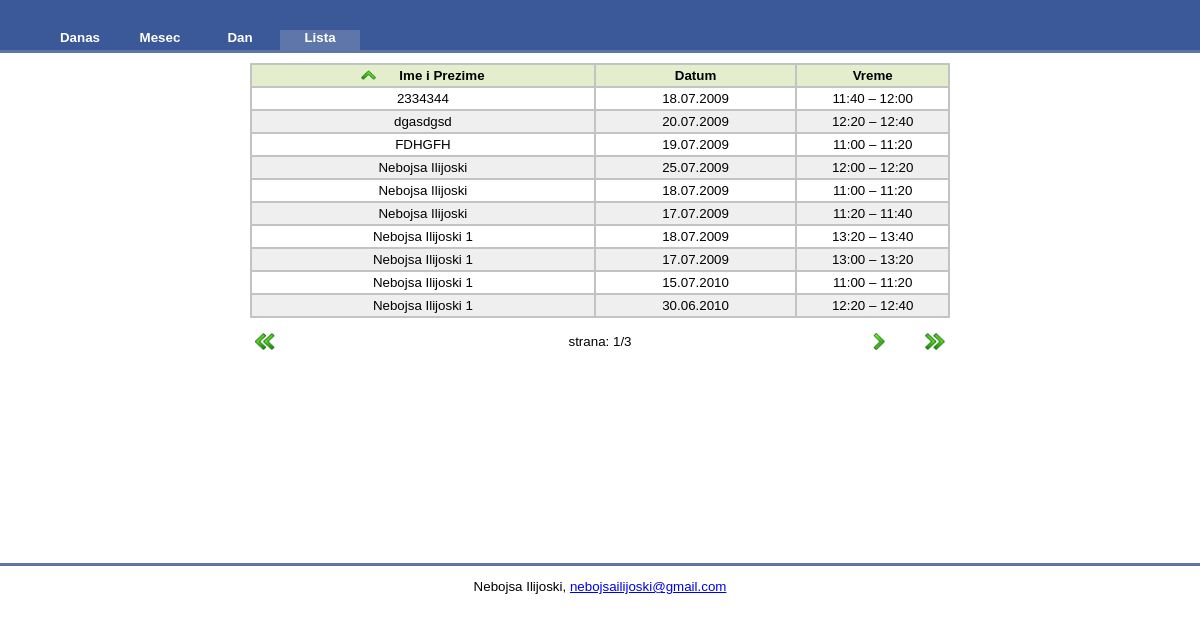
Screenshot of /lista/index.php with the database file from the repository.
### tables this page shows
CREATE TABLE `korisnici` (
  `id` int(11) NOT NULL AUTO_INCREMENT,
  `ime_i_prezime` varchar(255) NOT NULL DEFAULT '',
  `telefon` varchar(255) NOT NULL DEFAULT '',
  `tretman` int(11) NOT NULL DEFAULT '0',
  PRIMARY KEY (`id`)
);

CREATE TABLE `tretmani` (
  `id` int(11) NOT NULL AUTO_INCREMENT,
  `korisnik_id` int(11) NOT NULL DEFAULT '0',
  `datum` date DEFAULT NULL,
  `termin` int(11) DEFAULT NULL,
  `krevet` smallint(5) DEFAULT NULL,
  PRIMARY KEY (`id`),
  KEY `korisnik_id` (`korisnik_id`)
);

### include/global.php (called while the page is built, shortened)
<?php
$zapisi_po_strana = 10;
?>

### include/classes/korisnici.php (called while the page is built, shortened)
<?php
class korisnik
{
	function getLista($col, $ascdesc, $start)
	{
		global $zapisi_po_strana;
		$sql = "SELECT *
				FROM korisnici
				LEFT JOIN tretmani ON korisnici.id=tretmani.korisnik_id
				ORDER BY ".$col." ".$ascdesc."
				LIMIT ".$start.", ".$zapisi_po_strana.";";
		$query = mysql_query($sql);
		$i=0;
		while ($row = mysql_fetch_array($query))
			$lista[$i++]=$row;
		return $lista;
	}
	function countall()
	{
		$sql = "SELECT COUNT(ime_i_prezime)
				FROM korisnici
				LEFT JOIN tretmani ON korisnici.id=tretmani.korisnik_id;";
		$count = mysql_fetch_array(mysql_query($sql));
		return $count;
	}
}
?>

### lista/index.php (the view, shortened to what this page needs)
<?php $current="Lista" ?>
<?php include("../include/top.php"); ?>
<?php include("../include/classes/korisnici.php"); ?>
<?php
	function datum_print($datum){
		$datumarray = explode("-",$datum);
		return $datumarray[2].".".$datumarray[1].".".$datumarray[0];
	};
		$termini = array(
				"11:00 – 11:20",
				"11:20 – 11:40",
				"11:40 – 12:00",
				"12:00 – 12:20",
				"12:20 – 12:40",
				"13:00 – 13:20",
				"13:20 – 13:40",
				"13:40 – 14:00",
				"PAUZA",
				"16:00 – 16:20",
				"16:20 – 16:40",
				"17:00 – 17:20",
				"17:20 – 17:40",
				"17:40 – 18:00",
				);
			$korisnici = new korisnik;
			if(!isset($_GET["ascdesc"]) && !isset($_GET["col"]) && !isset($_GET["start"]))
			{
				$svikorisnici = $korisnici->getLista("ime_i_prezime", "ASC", 0);
				$start = 0;
			}
			else
			{
				$svikorisnici = $korisnici->getLista($_GET["col"], $_GET["ascdesc"], $_GET["start"]);
				$start = $_GET["start"];
			};
			$countall = $korisnici->countall();
			$last = ($countall[0]-($countall[0]%$zapisi_po_strana));
			$sledna = $start + $zapisi_po_strana;
?>
<table cellspacing="0" align="center" cellpadding="0" border="1" width="700" class="termini">
    <tr align="center">
        <th width="350">
        <?php
		if(!isset($_GET["ascdesc"])) $ascdesc = "ASC";
		if(!isset($_GET["col"]))
				{
					$imeup = "display:inline;";
					$col = "ime_i_prezime";
					};
		?>
        <div style=" <?php echo $imeup; ?> "><img src="../images/uparr.png" height="10" style="border:none;padding-right:20px;"/></div>
        <a href="<?php echo $_SERVER["PHP_SELF"] . "?col=ime_i_prezime&ascdesc=".$ascdesc."&start=".$start; ?>" style="color:#000000;text-decoration:none">Ime i Prezime</a>
        </th>
        <th width="200">
        <a href="<?php echo $_SERVER["PHP_SELF"] . "?col=datum&ascdesc=".$ascdesc."&start=".$start; ?>" style="color:#000000;text-decoration:none">Datum</a>
        </th>
        <th width="150">Vreme</th>
    </tr>
    <?php
	$i=0;
	foreach($svikorisnici as $k=>$v) {
		$class = '';
		if($i%2==1) $class = 'par';
		echo '<tr class="'.$class.'">';
		echo '<td >'.$v["ime_i_prezime"].'</td>';
		echo '<td>'.datum_print($v["datum"]).'</td>';
		echo '<td>'.$termini[$v["termin"]].'</td>';
		echo '</tr>';
		$i++;
	};
	?>
    </table>
    <br/>
    <?php
	if(isset($_GET["ascdesc"]) && $ascdesc=="ASC") $ascdesc="DESC";
	else $ascdesc="ASC";
	?>
<table cellspacing="0" align="center" cellpadding="0" border="0" width="700" >
    <tr>
        <td align="left" width="60">
        <a href="<?php echo $_SERVER["PHP_SELF"] . "?col=".$col."&ascdesc=".$ascdesc."&start=0"; ?>" style="color:#FFFFFF;"><img src="../images/doubleleftarr.png" height="17" style="border:none;padding-left:5px;"/> </a>
        </td>
        <td align="left" width="60">
        </td>
        <td align="center">strana: <?php echo ($start/$zapisi_po_strana+1)."/".($last/$zapisi_po_strana+1) ?></td>
        <td align="right"  width="60">
        <?php if($sledna<$countall[0]) { ?>
        <a href="<?php echo $_SERVER["PHP_SELF"] . "?col=".$col."&ascdesc=".$ascdesc."&start=".$sledna; ?>" style="color:#FFFFFF;"><img src="../images/rightarr.png" height="17" style="border:none;padding-right:5px;"/></a>
        <?php } ?>
        </td>
        <td align="right" width="60">
        <a href="<?php echo $_SERVER["PHP_SELF"] . "?col=".$col."&ascdesc=".$ascdesc."&start=".$last; ?>" style="color:#FFFFFF;"><img src="../images/doublerightarr.png" height="17" style="border:none;padding-right:5px;"/></a>
        </td>
    </tr>
</table>
<?php include("../include/bottom.php"); ?>

### include/top.php (shortened to what this page needs)
<?php
include("../include/global.php");
?>
<!DOCTYPE html PUBLIC "-//W3C//DTD XHTML 1.0 Transitional//EN" "http://www.w3.org/TR/xhtml1/DTD/xhtml1-transitional.dtd">
<html xmlns="http://www.w3.org/1999/xhtml">
<head>
<link type="text/css" rel="stylesheet" href="../css/main.css"/>
</head>
<body>
<div id="header">
<div id="menu">
<ul>
            <li>
            <a <?php if($current=="Danas") echo 'id="active"'?> href="../danas/index.php">Danas</a>
            </li>
            <li>
            <a <?php if($current=="Mesec")  echo 'id="active"'?>href="../mesec/index.php">Mesec</a>
            </li>
            <li>
            <a <?php if($current=="Dan") echo 'id="active"'?>href="../dan/index.php">Dan</a>
            </li>
            <li>
            <a <?php if($current=="Lista") echo 'id="active"'?>href="../lista/index.php">Lista</a>
            </li>
            </ul>
</div>
</div>
<div id="main">

### include/bottom.php (shortened to what this page needs)
</div>
<div class="footer">
<p>Nebojsa Ilijoski, <a href="mailto:nebojsailijoski@gmail.com">nebojsailijoski@gmail.com</a></p>
</div>
</body>
</html>

### css/main.css (style rules this page uses)
body { margin:0; font-family:'Lucida Sans', Arial, Verdana; font-size: 10pt; }
#header { min-width:780px; width:100%; height:50px; background-color:#3B5998; border-bottom:solid; border-bottom-color:#5F76AB; }
#header #menu { width:780px; }
#header #menu ul { padding:30px 0 0 40px; margin:0; list-style-type: none; }
#header #menu ul li { display: block; float: left; font-size: 10pt; text-align: center; }
#header #menu ul li a { height:20px; width:80px; display: block; font-size: 10pt; color:#fff; font-weight:bold; text-decoration:none; }
#header #menu ul li a:hover, #header #menu ul li a#active { background-color:#5F76AB; }
.termini { border:1px solid #C3C3C3; }
table.termini th { background-color:#E5EECC; border:1px solid #C3C3C3; padding:3px; }
table.termini td { border:1px solid #C3C3C3; padding:3px; }
table.termini tr { text-align:center; }
.par { background-color:#efefef; }
#main { padding: 10px 0px 0px 0px; min-height:450px; }
.footer { width:100%; border-top:solid; border-top-color:#5F76AB; margin-top:50px; }
.footer p { text-align:center; }

### rows the page displays
korisnici: ime_i_prezime "2334344", tretmani.datum "18.07.2009", tretmani.termin "11:40 – 12:00"
korisnici: ime_i_prezime "dgasdgsd", tretmani.datum "20.07.2009", tretmani.termin "12:20 – 12:40"
korisnici: ime_i_prezime "FDHGFH", tretmani.datum "19.07.2009", tretmani.termin "11:00 – 11:20"
korisnici: ime_i_prezime "Nebojsa Ilijoski", tretmani.datum "25.07.2009", tretmani.termin "12:00 – 12:20", tretmani.datum "18.07.2009", tretmani.termin "11:00 – 11:20", tretmani.datum "17.07.2009", tretmani.termin "11:20 – 11:40"
korisnici: ime_i_prezime "Nebojsa Ilijoski 1", tretmani.datum "18.07.2009", tretmani.termin "13:20 – 13:40", tretmani.datum "17.07.2009", tretmani.termin "13:00 – 13:20", tretmani.datum "15.07.2010", tretmani.termin "11:00 – 11:20", tretmani.datum "30.06.2010", tretmani.termin "12:20 – 12:40"

### other values shown
$start/$zapisi_po_strana+1 "1"
$last/$zapisi_po_strana+1 "3"
